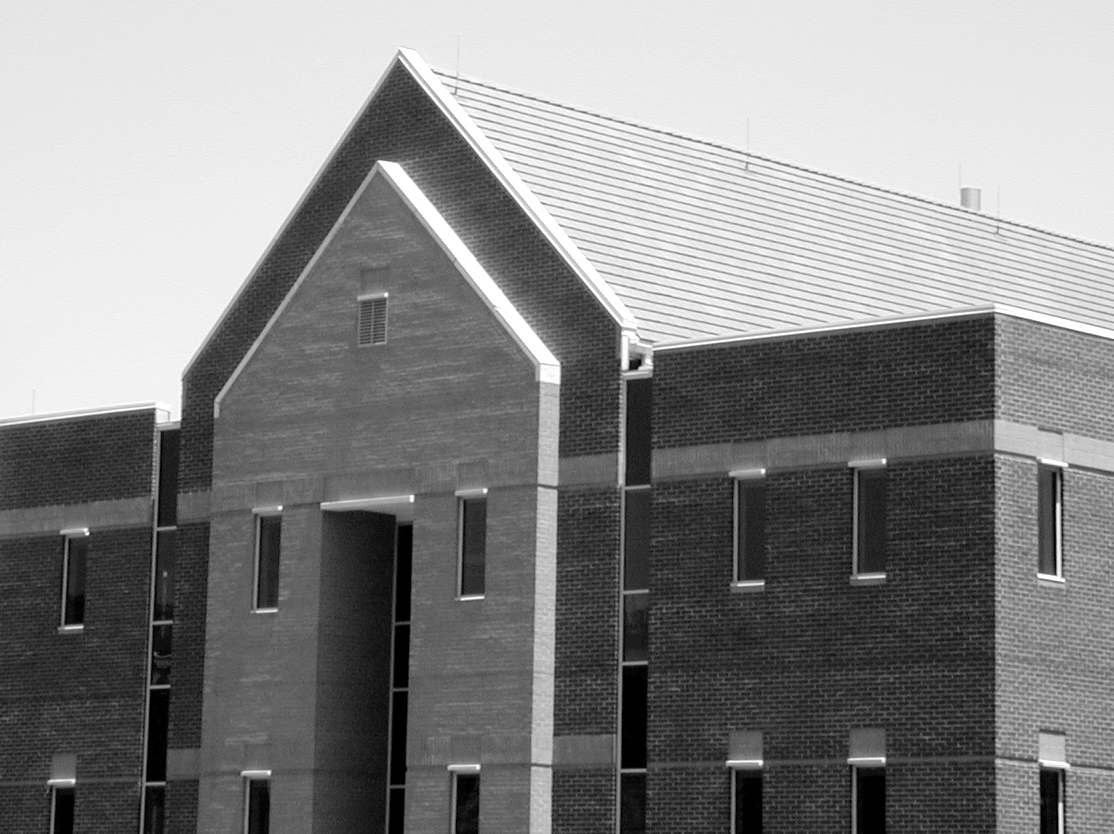
#> input picture code/Assignment2/House.png, 1114 x 834 px
$ python 'Assignment 2 Code.py'   (older library calls are emulated)
#> lines starting #> are read from the running program, lines starting #| are printed output that depends on the picture; after the words box and inside, x2 and y2 are one past the last pixel; in counts of white or black regions, pixels touching at a corner belong together
# Assignment 2
# Jian Zhang, student ID: 219012058
# Date: 19.10.15

# import necessary library
import numpy as np
import math
import queue
import cv2 # use opencv to read image
import matplotlib.pyplot as plt # use matplotlib to show image

# Exercise 1: Straight Line Detection

# (a) Canny edge detector

# read gray image
img_house = cv2.imread('House.png', 0)
#> img_house is the input picture: shape (834, 1114); min 0, max 255, mean 133.3

img_blur = cv2.boxFilter(img_house, -1, (7, 7), normalize=True)
img_blur = cv2.GaussianBlur(img_blur, (17, 17), 0)
img_canny = cv2.Canny(img_blur, 23, 27)
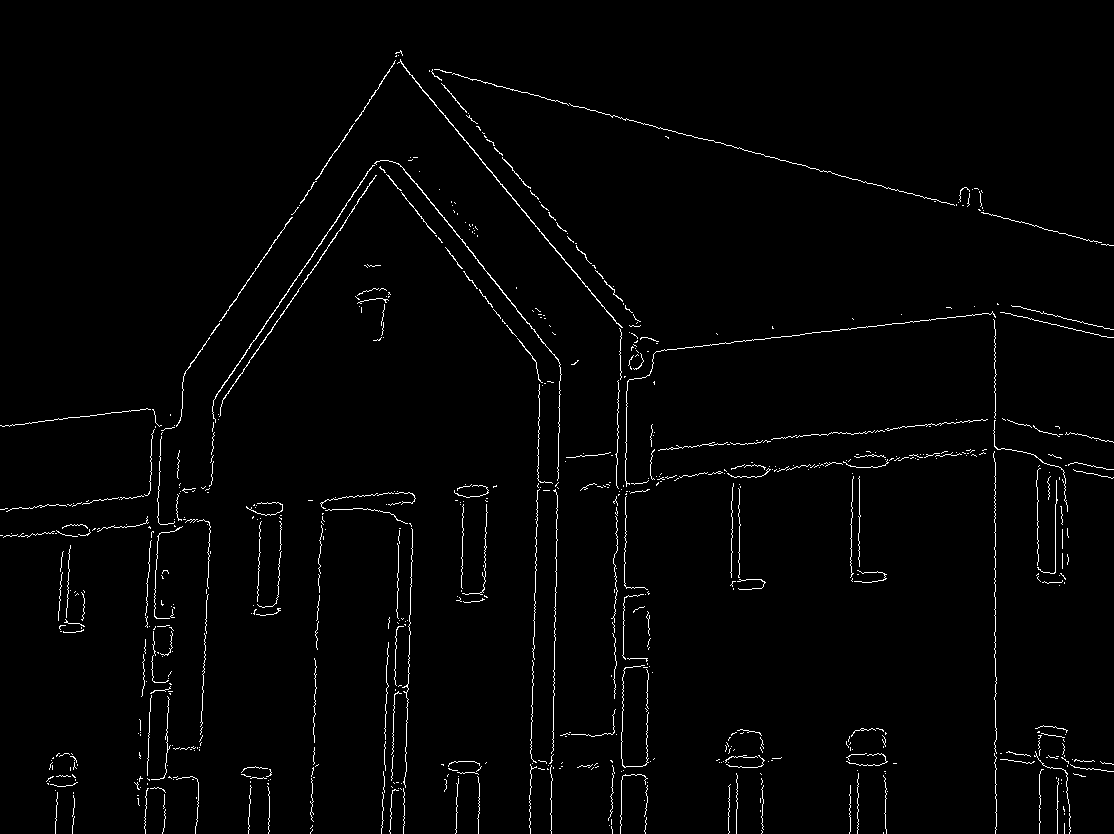
#> img_canny: shape (834, 1114); 1.7% white in thin lines or dots

cv2.imwrite('canny.jpg', img_canny)

# (b) implement the Hough transformation to detect the straight line

def HoughLines(edge):

    height, width = edge.shape
    tmp = int(math.sqrt(width**2 + height**2))
    M = np.zeros((tmp, 181), dtype = np.int)
    lines = []

    # calculte Hesse normal form for every pixel
    for x in range(height):
        for y in range(width):
            if edge[x][y] == 255:
                for theta in range(181):
                    rho = int(x*math.sin(theta*math.pi/180) + y*math.cos(theta*math.pi/180))
                    M[rho, theta] += 1


    # accumulator
    for rho in range(-tmp, tmp):
        for theta in range(181):
            if M[rho, theta] > 120:
                lines += [[rho, theta*math.pi/180]]

    return lines

lines = HoughLines(img_canny)
#> after the loop in HoughLines, `for x in range(height):`:
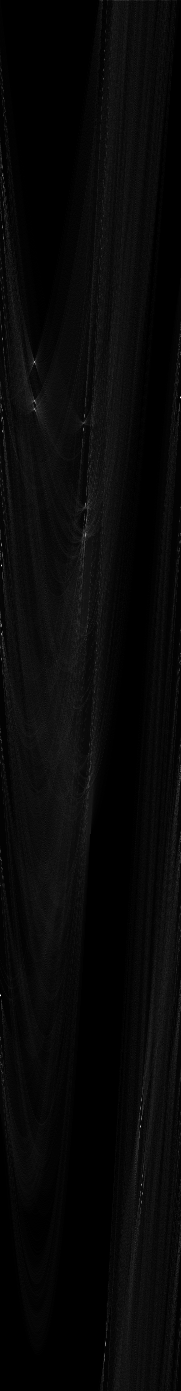
#> M: shape (1391, 181) int64; min 0, max 332, mean 11.6; drawn with min black and max white
#> lines = 104 pairs, first value -1216 to 1345, second value 0 to 3.14

# draw lines on the origin House.png
img_lines = img_house.copy()
for (rho,theta) in lines:
    a = np.cos(theta)
    b = np.sin(theta)
    x0 = a*rho
    y0 = b*rho
    x1 = int(x0 + 1000*(-b))
    y1 = int(y0 + 1000*(a))
    x2 = int(x0 - 1000*(-b))
    y2 = int(y0 - 1000*(a))
    cv2.line(img_lines,(x1,y1),(x2,y2),(0,0,255),2)
#> this loop made 104 passes
#> (rho, theta, a, b, x0, y0, x1, y1) on passes 1 to 11: (-1216, 0.0349, 0.999, 0.0349, -1215.3, -42.44, -1250, 956), (-1164, 0.0349, 0.999, 0.0349, -1163.3, -40.62, -1198, 958), (-1053, 0.0349, 0.999, 0.0349, -1052.4, -36.75, -1087, 962), (-1052, 0.0349, 0.999, 0.0349, -1051.4, -36.71, -1086, 962), (-1030, 0.593, 0.829, 0.559, -853.9, -576, -1413, 253), (-1029, 0.593, 0.829, 0.559, -853.1, -575.4, -1412, 253), (-994, 3.14, -1, 1.22e-16, 994, -1.22e-13, 993, -1000), (-991, 0.593, 0.829, 0.559, -821.6, -554.2, -1380, 274), (-990, 0.593, 0.829, 0.559, -820.7, -553.6, -1379, 275), (-989, 0.611, 0.819, 0.574, -810.1, -567.3, -1383, 251), (-983, 0.593, 0.829, 0.559, -814.9, -549.7, -1374, 279)
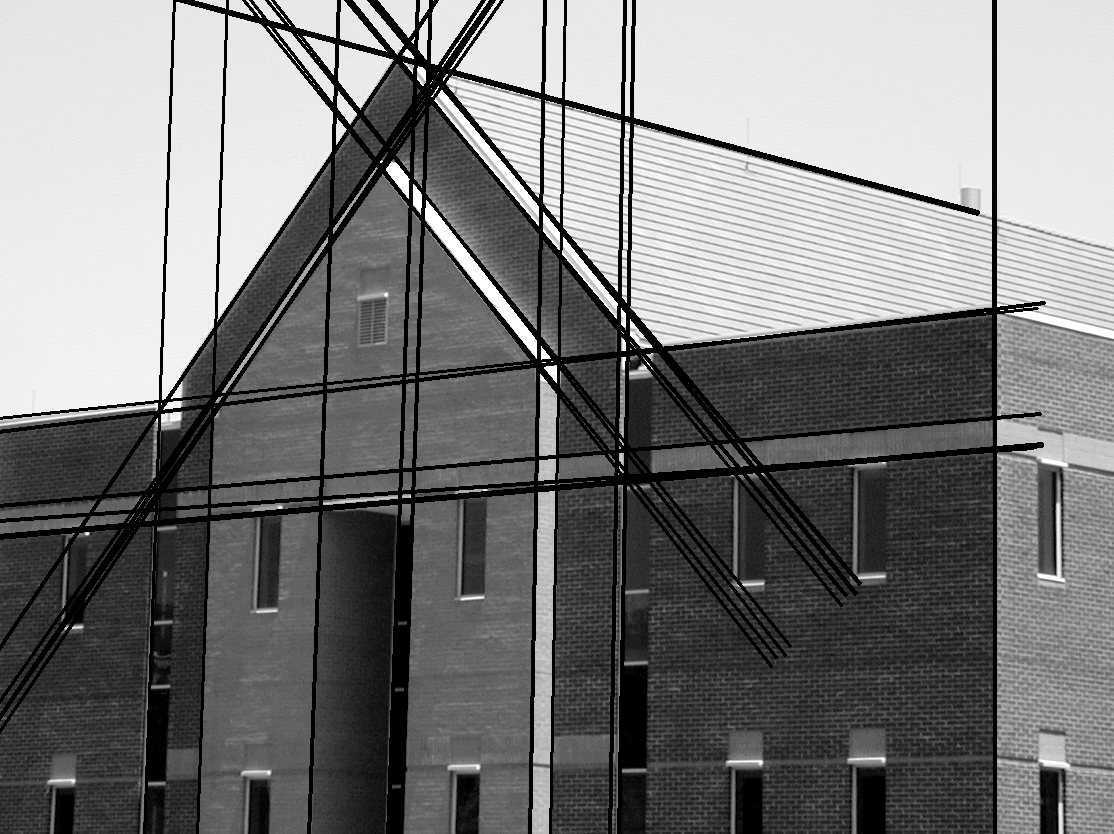
#> img_lines: shape (834, 1114); 9.15% of pixels changed, all inside (x1, y1, x2, y2) = (0, 0, 1046, 834)

cv2.imwrite('lines.jpg', img_lines)

# Exercise 2

# (a) implement the boundary following algorithm

# read boundary test image
img_bound = cv2.imread('./Boundary_Following.png', 0)
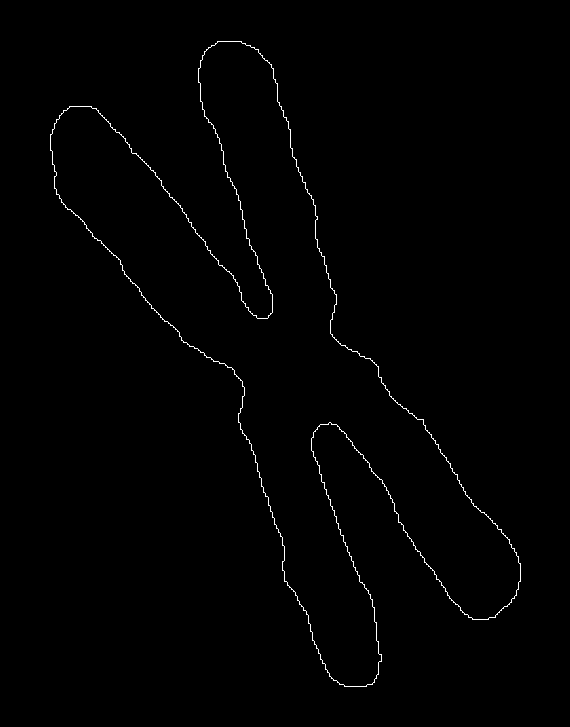
#> input picture code/Assignment2/Boundary_Following.png, 570 x 727 px
#> img_bound: shape (727, 570); 0.69% white in thin lines or dots, all inside (x1, y1, x2, y2) = (50, 41, 521, 687)

def ClockWise(target, prev):
    # clockwise offset
    offset = {
                  (0,-1) : (-1,-1),
                  (-1,-1): (-1,0),
                  (-1,0) : (-1,1),
                  (-1,1) : (0,1),
                  (0,1)  : (1,1),
                  (1,1)  : (1,0),
                  (1,0)  : (1,-1),
                  (1,-1) : (0,-1)
             }

    tmp = (prev[0] - target[0], prev[1] - target[1])
    return (offset[tmp][0] + target[0], offset[tmp][1] + target[1])

def BoundaryFollow(input_img):

    img = input_img.copy()
    # store the points of boundary
    points = []

    # h denotes height, w denotes width
    h, w = img.shape
    # Find uppermost and leftmost point as initial point b0:(h0, w0)
    for i in range(h - 1, -1, -1):
        for j in range(w - 1, -1, -1):
            if img[i, j]:
                b0 = (i, j)
                break

    points.append(b0)
    c0 = (b0[0], b0[1] - 1)
    prev = c0
    boundary = b0

    curr = ClockWise(boundary, prev)

    while (curr != b0):

        if img[curr[0], curr[1]]:
            points.append(curr)
            prev = boundary
            boundary = curr
            curr = ClockWise(boundary, prev)
        else:
            prev = curr
            curr = ClockWise(boundary, prev)

    return points


points = BoundaryFollow(img_bound)
#> after the loop in BoundaryFollow, `while (curr != b0):`: boundary = (41, 240); points = 2867 pairs, first value 41 to 686, second value 50 to 520

img_shape = np.zeros(img_bound.shape)

for point in points:
    img_shape[point[0], point[1]] = 255
#> this loop made 2867 passes
#> point on passes 1 to 3: (41, 241), (42, 241), (43, 242)

cv2.imwrite('points.jpg', img_shape)

plt.imshow(img_shape,cmap="gray")
plt.axis('off')
plt.show()


img_paint = img_bound.copy()
def FloodFilling(node):

    x = node[0]
    y = node[1]

    if img_paint[x, y] == 255:
        return

    img_paint[x, y] = 255
    q = queue.Queue()
    q.put(node)

    while not q.empty():

        n = q.get()
        x = n[0]
        y = n[1]

        if img_paint[x - 1, y] == 0:
            img_paint[x - 1, y] = 255
            q.put((x - 1, y))
        if img_paint[x + 1, y] == 0:
            img_paint[x + 1, y] = 255
            q.put((x + 1, y))
        if img_paint[x, y - 1] == 0:
            img_paint[x, y - 1] = 255
            q.put((x, y - 1))
        if img_paint[x, y + 1] == 0:
            img_paint[x, y + 1] = 255
            q.put((x, y + 1))

    return

mid_x = int(0.5 * img_paint.shape[0])
#> mid_x = 363
mid_y = int(0.5 * img_paint.shape[1])
#> mid_y = 285
FloodFilling((mid_x, mid_y))
#> after the loop in FloodFilling, `while not q.empty():`: img_paint: shape (727, 570); 21.5% white; 1 white region, box (x1, y1, x2, y2) and area: (50, 41, 521, 687) 88962


cv2.imwrite('paint.jpg', img_paint)


# Exercise 3: Morphological Image Processing


# parameter: gray image, kerner size(same dimension), e.g 5*5, 11*11
def Erosion(img, kernel):

    k_size = len(kernel)
    h, w = img.shape
    offset = k_size // 2
    img_pad = np.pad(img, ((offset,offset), (offset,offset)), 'constant')

    new_img = np.zeros(img.shape)

    for i in range(offset, h - offset):
        for j in range(offset, w - offset):
            # assume current pixel is white, check around pixels
            # if any pixel around does not equal to kernel, than set current pixel black
            new_img[i - offset, j - offset] = 255
            flag = True
            for k in range(-offset, offset):
                if not flag:
                    break
                for l in range(-offset, offset):
                    if img_pad[i + k][j + l] != 255 and img_pad[i + k][j + l] != (kernel[k+offset][l+offset] * 255):
                        new_img[i - offset, j - offset] = 0
                        flag = False
                        break

    return new_img

def Dilation(img, kernel):

    k_size = len(kernel)
    h, w = img.shape
    offset = k_size // 2
    img_pad = np.pad(img, ((offset,offset), (offset,offset)), 'constant')

    new_img = np.zeros(img.shape)

    for i in range(offset, h - offset):
        for j in range(offset, w - offset):
            # it's like inverse operation of erosion
            # assume current pixel is black first, check around pixels
            # if any pixel around equals to kernel, than set current pixel white
            new_img[i - offset, j - offset] = 0
            flag = True
            for k in range(-offset, offset):
                if not flag:
                    break
                for l in range(-offset, offset):
                    if img_pad[i + k][j + l] and img_pad[i + k][j + l] == (kernel[k+offset][l+offset] * 255):
                        new_img[i - offset, j - offset] = 255
                        flag = False
                        break

    return new_img


# (a) implement Opening operation to eliminate the most thinnest lines between different objects
#     on the image of Wirebond.png, but other lines should be kept
# (b) implement Closing operation make the text on the image of Text.png look better
img_wirebond = cv2.imread('./Wirebond.png', 0)
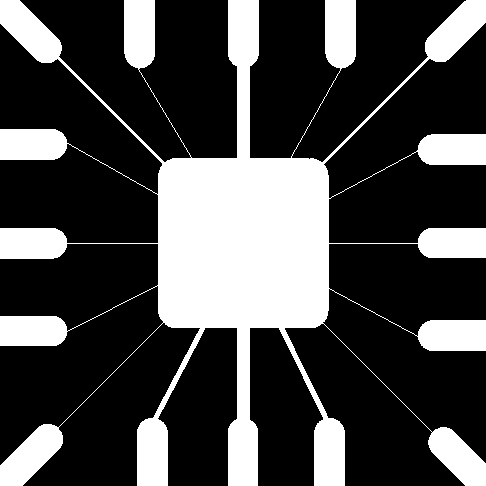
#> input picture code/Assignment2/Wirebond.png, 486 x 486 px
#> img_wirebond: shape (486, 486); 28.1% white; 1 white region, box (x1, y1, x2, y2) and area: (0, 0, 486, 486) 66259
img_text = cv2.imread('./Text.png', 0)
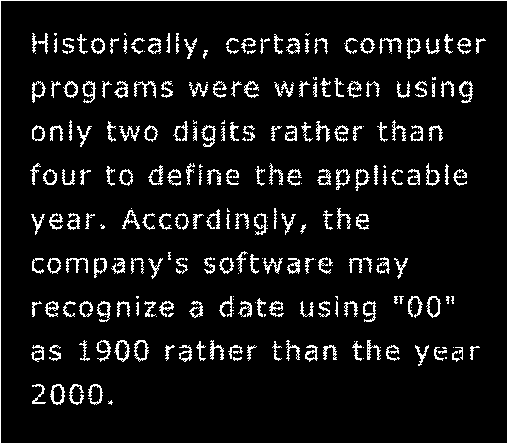
#> input picture code/Assignment2/Text.png, 508 x 444 px
#> img_text: shape (444, 508); 7.9% white in thin lines or dots


# choose 3*3 all elements are 1 kernel
kernel_3 = [ [1]*3 for i in range(3)]
# Opening operation, apply erosion first then apply dilation by same kernel
# After that, the most thinnest lines are eliminated
wirebond_erosion = Erosion(img_wirebond, kernel_3)
#> in Erosion, `img_pad = np.pad(img, ((offset,offset), (offset,offset)), 'constant')`: img_pad: shape (488, 488); 27.8% white; 1 white region, box (x1, y1, x2, y2) and area: (1, 1, 487, 487) 66259
#> after the loop in Erosion, `for i in range(offset, h - offset):`: new_img: shape (486, 486) float64; 26.2% white; 11 white regions, largest, box (x1, y1, x2, y2) and area: (1, 1, 484, 484) 43259, (1, 425, 63, 484) 2005, (326, 1, 356, 69) 1911
wirebond_dilation = Dilation(wirebond_erosion, kernel_3)
#> in Dilation, `img_pad = np.pad(img, ((offset,offset), (offset,offset)), 'constant')`: img_pad: shape (488, 488) float64; 26% white; 11 white regions, largest, box (x1, y1, x2, y2) and area: (2, 2, 485, 485) 43259, (2, 426, 64, 485) 2005, (327, 2, 357, 70) 1911
#> after the loop in Dilation, `for i in range(offset, h - offset):`: new_img: shape (486, 486) float64; 27.3% white; 11 white regions, largest, box (x1, y1, x2, y2) and area: (1, 1, 484, 484) 44945, (1, 425, 64, 484) 2102, (326, 1, 357, 70) 2010

cv2.imwrite('ErosionWirebond.jpg', wirebond_erosion)

cv2.imwrite('OpeningOperation.jpg', wirebond_dilation)


kernel_text = [ [0, 1, 0],
                [1, 1, 1],
                [0, 1, 0]]
text_dilation = Dilation(img_text, kernel_text)
#> in Dilation (call 2), `img_pad = np.pad(img, ((offset,offset), (offset,offset)), 'constant')`: img_pad: shape (446, 510); 7.8% white in thin lines or dots
#> after the loop in Dilation (call 2), `for i in range(offset, h - offset):`: new_img: shape (444, 508) float64; 11.9% white; 202 white regions (10 under 20 px), largest, box (x1, y1, x2, y2) and area: (0, 0, 506, 442) 1892, (379, 38, 403, 55) 206, (134, 81, 157, 99) 206
text_erosion = Erosion(text_dilation, kernel_text)
#> in Erosion (call 2), `img_pad = np.pad(img, ((offset,offset), (offset,offset)), 'constant')`: img_pad: shape (446, 510) float64; 11.8% white; 202 white regions (10 under 20 px), largest, box (x1, y1, x2, y2) and area: (1, 1, 507, 443) 1892, (380, 39, 404, 56) 206, (135, 82, 158, 100) 206
#> after the loop in Erosion (call 2), `for i in range(offset, h - offset):`:
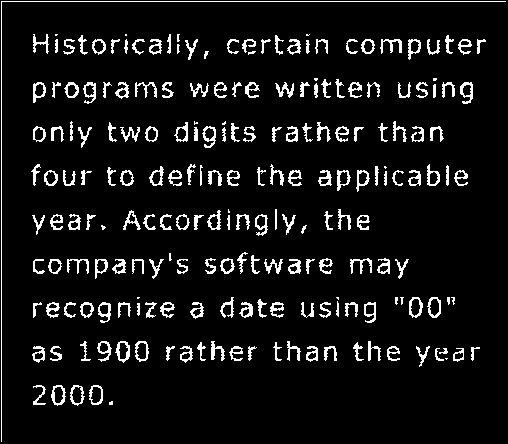
#> new_img: shape (444, 508) float64; 7.6% white in thin lines or dots

cv2.imwrite('DilationText.jpg', text_dilation)

cv2.imwrite('ClosingOperation.jpg', text_erosion)
